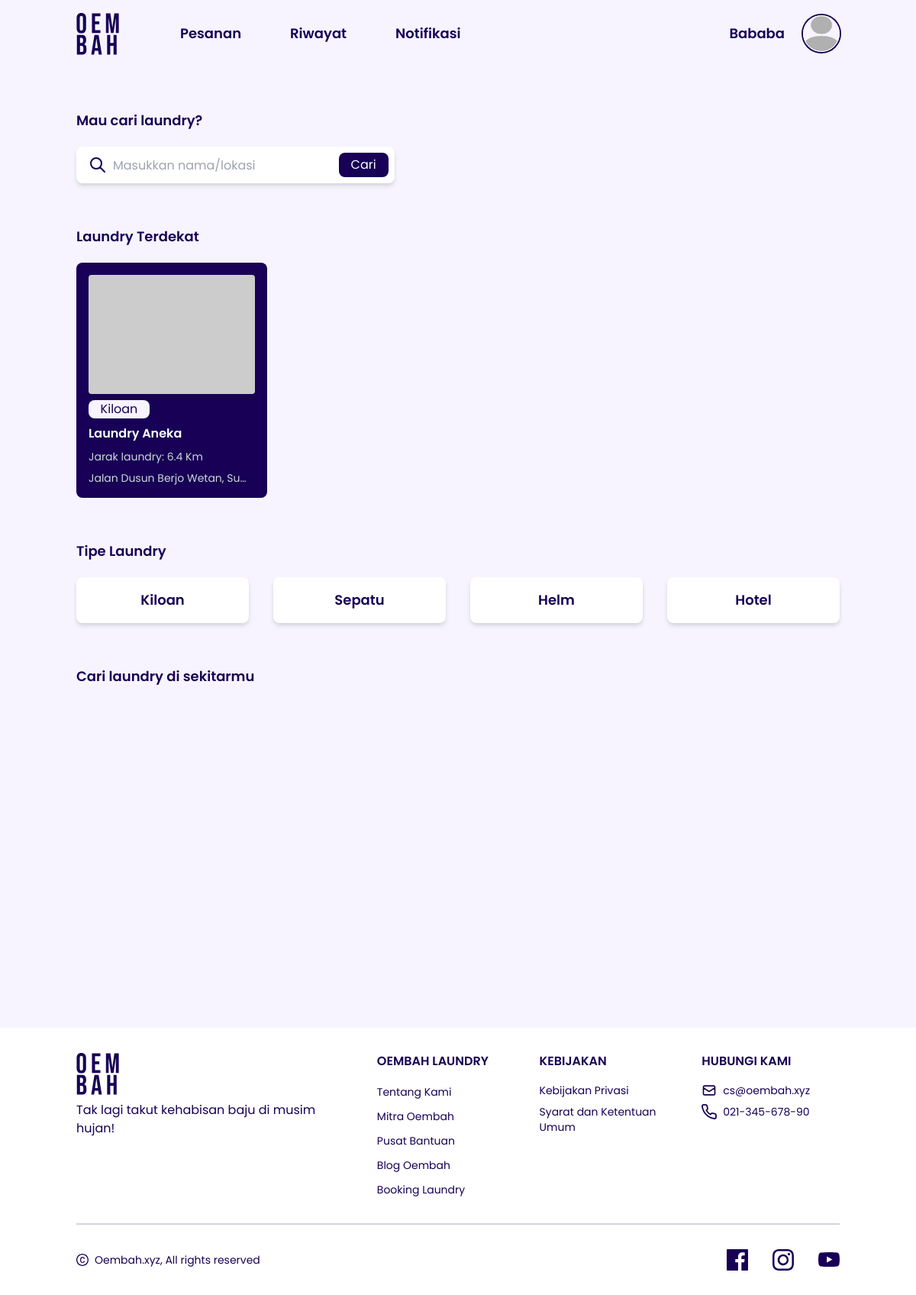
Page /page/index.php (signed in) on the committed database.
### tables this page shows
CREATE TABLE `tb_user` (
  `id_user` int(10) UNSIGNED NOT NULL,
  `nama_user` varchar(50) NOT NULL,
  `email` varchar(100) NOT NULL,
  `password` varchar(100) NOT NULL,
  `alamat` varchar(100) NOT NULL,
  `latitude` decimal(11,8) NOT NULL,
  `longitude` decimal(11,8) NOT NULL,
  `kontak` varchar(50) NOT NULL
);

CREATE TABLE `tb_laundry` (
  `id_laundry` int(10) UNSIGNED NOT NULL,
  `nama_laundry` varchar(50) NOT NULL,
  `email` varchar(100) NOT NULL,
  `password` varchar(150) NOT NULL,
  `alamat` varchar(100) NOT NULL,
  `latitude` decimal(11,8) NOT NULL,
  `longitude` decimal(11,8) NOT NULL,
  `biaya` int(11) UNSIGNED NOT NULL,
  `kontak` varchar(50) NOT NULL,
  `tipe_laundry` enum('Kiloan','Sepatu','Helm') NOT NULL,
  `hari_mulai` varchar(20) NOT NULL,
  `hari_akhir` varchar(20) NOT NULL,
  `jam_buka` time NOT NULL,
  `jam_tutup` time NOT NULL
);

### functions.php (called while the page is built, shortened)
<?php
$conn = mysqli_connect("localhost", "root", "", "db_oembah");
function calculateDistance($lat1, $long1, $lat2, $long2){
    $theta = $long1 - $long2;
    $miles = (sin(deg2rad($lat1))) * sin(deg2rad($lat2)) + (cos(deg2rad($lat1)) * cos(deg2rad($lat2)) * cos(deg2rad($theta)));
    $miles = acos($miles);
    $miles = rad2deg($miles);
    $result = $miles * 60 * 1.1515 * 1.609344;
    $distance = round($result, 1);
    return $distance;
}
function getDistanceLaundry($email) {
    global $conn;
    $query = mysqli_query($conn, "SELECT * FROM tb_user WHERE email = '$email'");
    $result = mysqli_fetch_assoc($query);
    $userLat = (float)$result['latitude'];
    $userLong = (float)$result['longitude'];
    $query2 = mysqli_query($conn, "SELECT * FROM tb_laundry");
    $rows = [];
    while($row = mysqli_fetch_assoc($query2)) {
        $rows[] = $row;
    }
    $data = array();
    for($i = 0; $i < sizeof($rows); $i++){
        $distance = calculateDistance($userLat, $userLong, (float) $rows[$i]['latitude'], (float) $rows[$i]['longitude']);
        array_push($data, array('distance' => $distance, 'data' => $rows[$i]));
    }
    return $data;
}
function getUserProfile($data) {
    global $conn;
    $query = "SELECT * FROM tb_user WHERE email = '$data' OR id_user = '$data'";
    $result = mysqli_query($conn, $query);
    $row = mysqli_fetch_assoc($result);
    return $row;
}
?>

### page/index.php (the view, shortened to what this page needs)
<?php
require '../functions.php';
$user = getUserProfile($_SESSION['user']);
?>
<!DOCTYPE html>
<html lang="en">
    <head>
        <link rel="stylesheet" href="../css/output.css"/>
    </head>
    <body class="bg-gray-soft">
        <nav id="navbar" class="nav-user">
            <div class="nav-content">
                <div class="nav-left-side">
                    <a href="./">
                        <img class="w-14 h-14" src="../img/icons/logo_oembah.svg" alt="logo_oembah" />
                    </a>
                    <div class="hidden lg:block">
                        <ul class="nav-links">
                            <li class="nav-link"><a href="./orders.php">Pesanan</a></li>
                            <li class="nav-link"><a href="./history_order.php">Riwayat</a></li>
                            <li class="nav-link"><a href="#">Notifikasi</a></li>
                        </ul>
                    </div>
                </div>
                <a class="nav-right-side" href="./profile.php">
                    <span class="text-dark-blue text-lg font-semibold"><?= $user['nama_user'];?></span>
                    <img class="profile-img" src="../img/<?= !empty($user['image']) ? '../img/profile/'.$user['image'] : 'default_profile.png'?>" alt="Profile Image" />
                </a>
            </div>
        </nav>
        <div id="search-menu" class="body-container relative">
            <h1 class="sub-title">Mau cari laundry?</h1>
            <form action="search.php" method="POST">
                <input placeholder="Masukkan nama/lokasi" type="text" name="keyword" id="keyword"/>
                <img src="../img/icons/search_icon.svg" alt="Search Icon" />
                <button type="submit" name="search" id="btn-search">Cari</button>
            </form>
        </div>
        <?php
            $data = getDistanceLaundry($_SESSION['user']);
            usort($data, function($a, $b) {
                return $a['distance'] > $b['distance'] ? 1 : -1;
            });
        ?>
        <div class="body-container">
            <h1 class="sub-title">Laundry Terdekat</h1>
            <div class="flex space-x-5 overflow-x-auto whitespace-nowrap mt-5">
                <?php for($i = 0; $i < sizeof($data); $i++) : ?>
                    <div class="card-laundry" onclick="location.href='detail_laundry.php?id=<?php echo $data[$i]['data']['id_laundry']; ?>'">
                        <img class="card-img" src="https://via.placeholder.com/140x100" alt="Foto Laundry" />
                        <div class="space-y-2 mt-2">
                            <p class="text-dark-blue bg-gray-soft w-20 text-center rounded-lg"><?= $data[$i]['data']['tipe_laundry']; ?></p>
                            <p class="text-white font-semibold"><?= $data[$i]['data']['nama_laundry']; ?></p>
                            <p class="text-gray-300 text-sm">Jarak laundry: <?= $data[$i]['distance'] . ' Km'; ?></p>
                            <p class="text-gray-300 text-sm truncate"><?= $data[$i]['data']['alamat']; ?></p>
                        </div>
                    </div>
                <?php endfor; ?>
            </div>
        </div>
        <div class="body-container">
            <h1 class="sub-title">Tipe Laundry</h1>
            <div class="laundry-type-body">
                <a class="btn-laundry-type" href="#">Kiloan</a>
                <a class="btn-laundry-type" href="#">Sepatu</a>
                <a class="btn-laundry-type" href="#">Helm</a>
                <a class="btn-laundry-type" href="#">Hotel</a>
            </div>
        </div>
        <div class="w-10/12 mx-auto mt-14">
            <h1 class="sub-title">Cari laundry di sekitarmu</h1>
            <div class="w-full h-[350px] lg:h-[600px] mt-5" id="map_canvas"></div>
        </div>
        <footer>
            <div class="footer-container">
                <div class="footer-links">
                    <div>
                        <img class="w-14 h-14" src="../img/icons/logo_oembah.svg" alt="logo_oembah" />
                        <p class="text-dark-blue mt-2">Tak lagi takut kehabisan baju di musim hujan!</p>
                    </div>
                    <div class="footer-items">
                        <div>
                            <h1 class="text-dark-blue font-semibold">OEMBAH LAUNDRY</h1>
                            <ul class="grid grid-cols-1 xl:grid-cols-2 gap-x-4 gap-y-2 mt-4">
                                <li><a class="footer-item" href="#">Tentang Kami</a></li>
                                <li><a class="footer-item" href="#">Mitra Oembah</a></li>
                                <li><a class="footer-item" href="#">Pusat Bantuan</a></li>
                                <li><a class="footer-item" href="#">Blog Oembah</a></li>
                                <li><a class="footer-item" href="#">Booking Laundry</a></li>
                            </ul>
                        </div>
                        <div>
                            <ul>
                                <h1 class="text-dark-blue font-semibold">KEBIJAKAN</h1>
                                <div class="grid grid-cols-1 gap-x-4 gap-y-2 mt-4">
                                    <a class="footer-item" href="#">Kebijakan Privasi</a>
                                    <a class="footer-item" href="#">Syarat dan Ketentuan Umum</a>
                                </div>
                            </ul>
                        </div>
                        <div>
                            <h1 class="text-dark-blue font-semibold">HUBUNGI KAMI</h1>
                            <div class="grid grid-col-1 gap-x-4 gap-y-2 mt-4 text-sm">
                                <a class="footer-contacts" href="#">
                                    <img class="w-5" src="../img/icons/mail_icon.svg" alt="Logo Email" />
                                    <span>cs@oembah.xyz</span>
                                </a>
                                <a class="footer-contacts" href="#">
                                    <img class="w-5" src="../img/icons/call_icon.svg" alt="Logo Call" />
                                    <span>021-345-678-90</span>
                                </a>
                            </div>
                        </div>
                    </div>
                </div>
                <hr class="border border-gray-300" />
                <div class="footer-copyright">
                    <div class="flex items-center space-x-2">
                        <img class="w-4" src="../img/icons/copyrigth_icon.svg" alt="" />
                        <p class="text-dark-blue text-sm">Oembah.xyz, All rights reserved</p>
                    </div>
                    <div class="flex items-center space-x-8">
                        <a href="#"><img class="w-7" src="../img/icons/fb_icon.svg" alt="Icon Facebook" /></a>
                        <a href="#"><img class="w-7" src="../img/icons/instagram_icon.svg" alt="Icon Instagram" /></a>
                        <a href="#"><img class="w-7" src="../img/icons/youtube_icon.svg" alt="Icon Youtube" /></a>
                    </div>
                </div>
            </div>
        </footer>
    </body>
</html>

### rows in the picture
tb_user: nama_user "Bababa"
tb_laundry: tipe_laundry "Kiloan", nama_laundry "Laundry Aneka", distance "6.4", alamat "Jalan Dusun Berjo Wetan, Su…"
